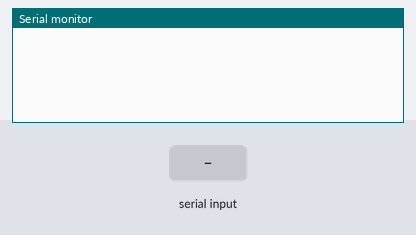
The sketch below on a simulated Arduino Uno, built with avr-gcc and run on an emulated ATmega328P. Shown: the last lines printed to the serial monitor. Inputs (shaded band) come from the test bench.

Above: at 1.2 s.
1.3 s: "1" received over Serial
At 2.4 s:
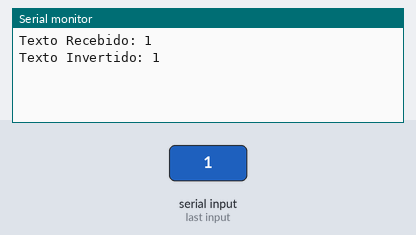
3.0 s: "0" received over Serial
At 3.7 s:
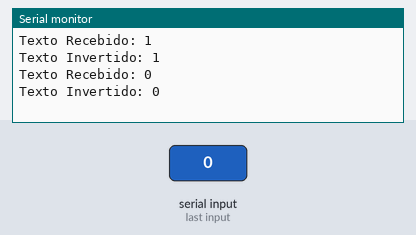
4.5 s: "2" received over Serial
At 6.1 s:
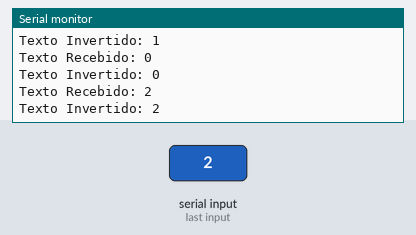

Measured:
- after the input at 1.3 s, the serial monitor: prints a new line after 0.20 s (image 1)
- after the input at 3.0 s, the serial monitor: prints a new line after 0.20 s (image 2)
- after the input at 4.5 s, the serial monitor: prints a new line after 0.20 s (image 3)

The sketch:

sketch.ino
```cpp
/*
  Curso de Arduino .NET - Flávio Guimarães
  CANAL: Brincando com Ideias - https://www.youtube.com/c/BrincandocomIdeias
  SITE: https://www.brincandocomideias.com/
  Autor:  Argênio Silveira
  Link:   https://wokwi.com/arduino/projects/313995651866165824
  MODULO: Módulo 4 - Programação avançada (10 aulas)
  SKETCH: 01 - Aula 20 - Estrutura de Dados e Array - Exercicio Aula 19
*/
String txtRecebido;
String txtInvertido;
int txtTamanho = 0;
byte tempoDelay = 200;
unsigned long delaySerial;

void setup() {
  Serial.begin(9600);
  Serial.println("");
}

void loop() {
  while(Serial.available()) {
    char lido = char (Serial.read());
    txtRecebido += lido;
    txtTamanho++;
    delaySerial = millis();
  }
  if (((millis() - delaySerial) > tempoDelay) && (txtRecebido != "")){
    txtInvertido = "";
    Serial.print("Texto Recebido: ");
    Serial.print(txtRecebido);
    Serial.println("");
    for (int contador = 0; contador <= txtTamanho; contador++){
      txtInvertido = txtRecebido.charAt(contador) + txtInvertido;
    }
    Serial.print("Texto Invertido: ");
    Serial.print(txtInvertido);
    Serial.println("");
    txtRecebido = "";
    txtTamanho = 0;
  }
}
```
